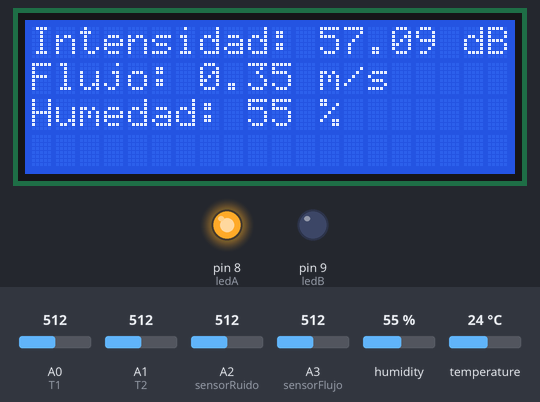
Simulated run of this sketch. Board: Arduino Uno, built with avr-gcc and run on an emulated ATmega328P. On the bench: 20×4 character LCD, output pins drawn as LEDs (lit = HIGH). The test bench sets the inputs (shaded band); at power-on: A0 (T1) = 512, A2 (sensorRuido) = 512, humidity 55 %, A1 (T2) = 512, A3 (sensorFlujo) = 512, temperature 24 °C. What the sketch prints to the serial monitor is not drawn.

Above: at 1.3 s.
1.4 s: A0 (T1) set to 223
At 1.59 s:
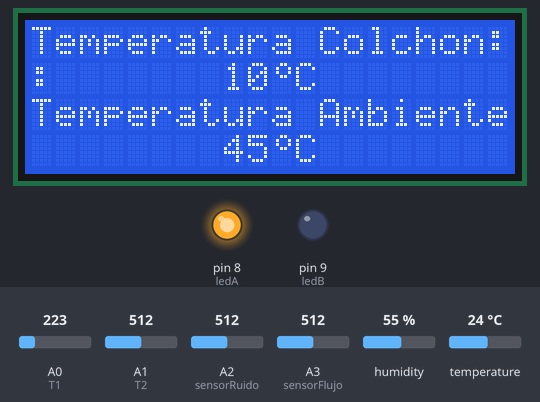
7.6 s: A0 (T1) set to 194
At 8.0 s:
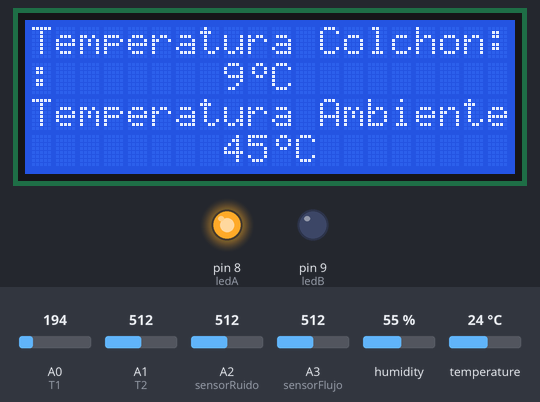
13.8 s: A2 (sensorRuido) set to 109
At 15.04 s:
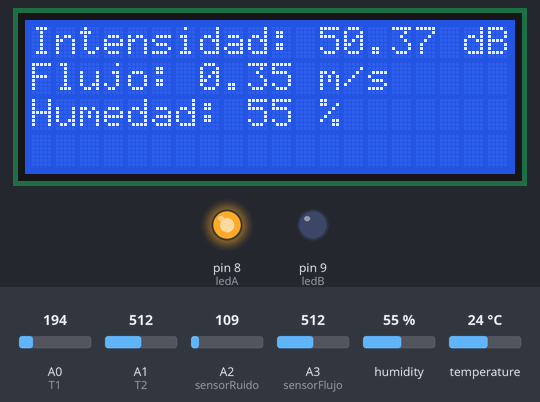
15.5 s: A2 (sensorRuido) set to 92
At 15.69 s:
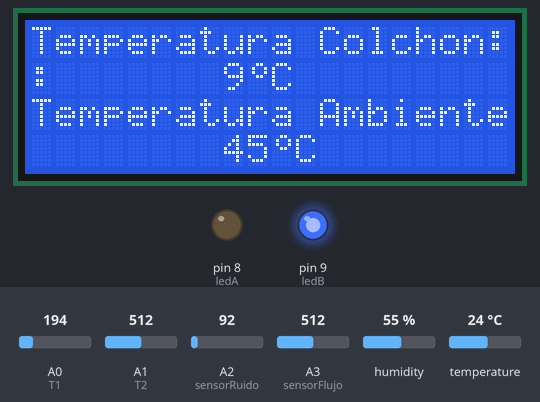
17.7 s: humidity set to 22 %
At 19.75 s:
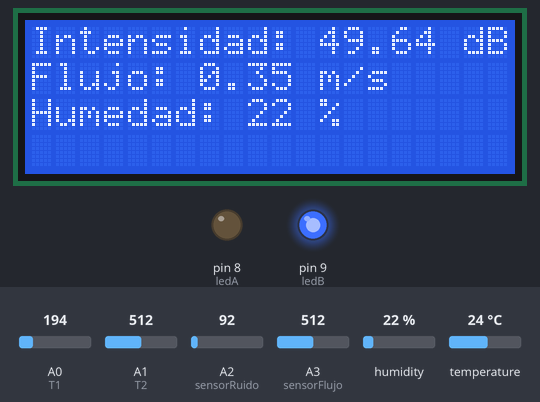
21.1 s: A1 (T2) set to 716
At 21.23 s:
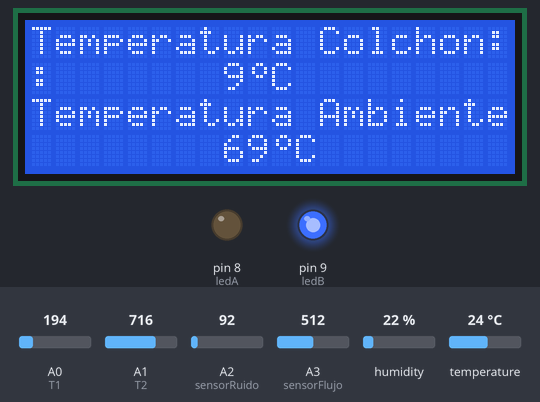
Timing chart, 0 to 23.6 s (numbered marks = the images above; inputs shaded):
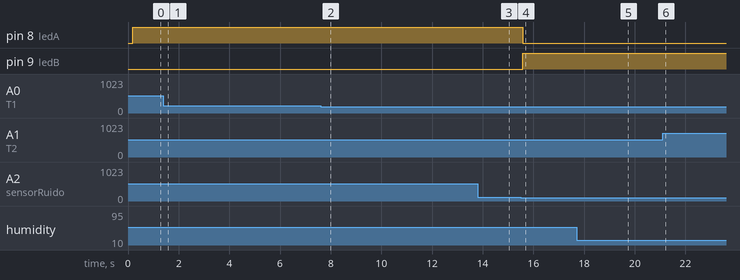

Measured:
- the behaviour switches between 100 and 99 on A2 (sensorRuido) (found by bisection; images 3 and 4)
- after the input at 1.4 s, the display: changes after 0.09 s (image 1)
- after the input at 7.6 s, the display: first differs from a run without the input after 0.30 s (image 2)
- after the input at 13.8 s, the display: first differs from a run without the input after 0.29 s (image 3)
- after the input at 15.5 s, pin 8 (ledA): HIGH → LOW after 0.08 s; pin 9 (ledB): LOW → HIGH after 0.08 s
- after the input at 17.7 s, the display: first differs from a run without the input after 1.9 s (image 5)
- after the input at 21.1 s, the display: changes at once (image 6)

The sketch:

Codigo_Analizador_de_incubadora.ino
```cpp
// Primero que todo incluimos la libreria del LCD
#include <LiquidCrystal.h>
// incluimos la libreria del sensor DHT
#include "DHT.h"

// Declaramos la variables
int temperatura1;   //temperatura del colchon que se va a imprimir
int temperatura2;   //temperatura del ambiente que se va a imprimir
int sensorAmbiente; //Variable lectura sensor de ambiente
int sensorValRuido; //Variable lectura sensor de ruido
double ruido;       //ruido que se va a imprimir
double flujo;       //flujo que se va a imprimir
int humedad;        //Humedad que se va a imprimir
//puerto serial virtual
char tx[40]; //arreglo char de 40 caracteres
String Stemperatura1;
String Stemperatura2;
String Sruido;
String Sflujo;
String Shumedad;

// Declaracion de pines
int T1 = A0;    //temperatura del colchol, Sensor PT100
int T2 = A1;    //temperatura del ambiente, Sensor
int sensorRuido = A2;   //pin del sensor de ruido
int sensorFlujo = A3;   //pin del sensor de Flujo
int sensorHumedad = 2;  //pin del sensor de humedad
const int ledB = 9;   //Pin led ruido bajo
const int ledA = 8;   //Pin led ruido alto
// pines de la LCD
int rs=12;
int en=11;
int d4=6;
int d5=5;
int d6=4;
int d7=3;

// Inicializa la pantalla
LiquidCrystal lcd (rs, en, d4, d5, d6, d7); // Inicializa la pantalla
DHT dht(sensorHumedad, DHT11);   // Inicializamos la libreria DHT

// el simbolo de ° en bits para que la pantalla lo reconozca y para el dinosaurio
byte simGrados[8] = {B00110,B01001,B01001,B00110,B00000,B00000,B00000,B00000};
byte chardino1[8] = {B00000,B00000,B00000,B00000,B10000,B10000,B11000,B11100};
byte chardino2[8] = {B00000,B00001,B00001,B00001,B00001,B00011,B01111,B11111};
byte chardino3[8] = {B11111,B10111,B11111,B11111,B11100,B11111,B11100,B11100};
byte chardino4[8] = {B10000,B11000,B11000,B11000,B00000,B10000,B00000,B00000};
byte chardino5[8] = {B11111,B11111,B01111,B00111,B00011,B00011,B00010,B00011};
byte chardino6[8] = {B11111,B11111,B11111,B11111,B10110,B00010,B00010,B00011};
byte chardino7[8] = {B11111,B11001,B10000,B00000,B00000,B00000,B00000,B00000};

void setup ()
{
  Serial.begin(9600); //Comunicacion serial 9600 (bits por segundo)
  // Darle el tamaño al LCD 20x4
  lcd.begin (20, 4);
  dht.begin();

  // Declaramos pines de entrada
  pinMode(INPUT,T1);
  pinMode(INPUT,T2);
  pinMode(INPUT,sensorRuido);
  pinMode(INPUT,sensorFlujo);

  // Declaramos pines de salida
  pinMode(ledB,OUTPUT);
  pinMode(ledA,OUTPUT);

  // Configurar por codigo el ADC; es decir en ves de trabajar a 5V
  analogReference(EXTERNAL);

  //lipiamos la LCD
  lcd.clear();
  // imprimimos los dinos
  dino1();
  dino2();
  // imprimimos presentacion
  lcd.setCursor(5, 0);
  lcd.print("Analizador");
  lcd.setCursor(9, 1);
  lcd.print("de");
  lcd.setCursor( 5, 2);
  lcd.print("Incubadora");
  lcd.setCursor( 5, 3);
  lcd.print("GALLIMIMUS");
  // damos una espera para que el mensaje se quede en la pantalla
  delay (100);
  //lipiamos la LCD
  lcd.clear();
}

int calcularTemperaturaColchon()
{
  // leemos el valor del sensor PT100
  int temperaturaPT100=analogRead(T1);
  // se convierte el valor del ADC al rango de trabajo
  temperaturaPT100=map(temperaturaPT100, 0,1023,0,50);
  // retornamos la temperatura calculada
  return temperaturaPT100;
}

int calcularTemperaturaAmbiente()
{
  // Leer Temperatura T2
  sensorAmbiente= analogRead(T2);
  int temperaturaAmbiente;
  // convertimos el valor leido en tension
  float voltaje =((sensorAmbiente/1023.0)*5);
  // convertimos la tension en temperatura
  temperaturaAmbiente=((voltaje-0.7)/0.04);
  // retornamos la temepratura del colchon
  return temperaturaAmbiente;
}

double calcularRuido()
{
  sensorValRuido = analogRead(sensorRuido);    //Lectura sensor

  if(sensorValRuido>0)
  {
    //Convertir los datos a dB
    long x=10*sensorValRuido;
    long y=100*x;
    double z=log10(y);
    double DB=10*z;

    //Si el ruido es menor a 50 dB encender led verde y apagar led rojo
    if(DB<50)
    {
      digitalWrite(ledB,HIGH);
      digitalWrite(ledA,LOW);
    }
    //Si el ruido es mayor o igual a 50 dB encender led rojo y apagar led verde
    if(DB>=50)
    {
      digitalWrite(ledB,LOW);
      digitalWrite(ledA,HIGH);
    }
    // retornamos el valor del ruido
    return DB;
  }
}

double calcularFlujo()
{
  // leemos el valor de flujo y lo convertimos el valor del ADC de 0 a 1023 en uno de 1 a 7
  double valFlujo=(analogRead(sensorFlujo))/146.28;
  // retornamos el valor del flujo
  return valFlujo;
}

int calcularHumedad()
{
  // leemos la humedad con ayuda de la libreria DHT
  int leerHumedad = dht.readHumidity();
  // retornamos la humedad
  return leerHumedad;
}

void dino1()
 {
  // creamos los simbolos para formar al dino
  lcd.createChar(1,chardino1);
  lcd.createChar(2,chardino2);
  lcd.createChar(3,chardino3);
  lcd.createChar(4,chardino4);
  lcd.createChar(5,chardino5);
  lcd.createChar(6,chardino6);
  lcd.createChar(7,chardino7);
  //  imprimimos el dino
  lcd.setCursor(0,1);
  lcd.write(1);
  lcd.setCursor(1,1);
  lcd.write(2);
  lcd.setCursor(2,1);
  lcd.write(3);
  lcd.setCursor(3,1);
  lcd.write(4);
  lcd.setCursor(0,2);
  lcd.write(5);
  lcd.setCursor(1,2);
  lcd.write(6);
  lcd.setCursor(2,2);
  lcd.write(7);
}

void dino2()
 {
  // creamos los simbolos para formar al dino
  lcd.createChar(1,chardino1);
  lcd.createChar(2,chardino2);
  lcd.createChar(3,chardino3);
  lcd.createChar(4,chardino4);
  lcd.createChar(5,chardino5);
  lcd.createChar(6,chardino6);
  lcd.createChar(7,chardino7);
  //  imprimimos el dino
  lcd.setCursor(16,1);
  lcd.write(1);
  lcd.setCursor(17,1);
  lcd.write(2);
  lcd.setCursor(18,1);
  lcd.write(3);
  lcd.setCursor(19,1);
  lcd.write(4);
  lcd.setCursor(16,2);
  lcd.write(5);
  lcd.setCursor(17,2);
  lcd.write(6);
  lcd.setCursor(18,2);
  lcd.write(7);
}


void loop()
{
  // Comando para crear el simbolo ° para la pantalla que se llama 1, tiene que ser un numero entreto entre 1 y 8
  lcd.createChar(1, simGrados);

  // Calcular Temperatura PT100
  temperatura1=calcularTemperaturaColchon();
  //Puerto serial virtual
  Serial.print(" T1: ");
  Serial.print(temperatura1);
  Serial.print( 1);
  Serial.print(" C");
  Serial.print('\r');

  // Calcular Temperatura Ambiente
  temperatura2=calcularTemperaturaAmbiente();
  Serial.print(" T2: ");
  Serial.print(temperatura2);
  Serial.print( 1);
  Serial.print(" C");
  Serial.print('\r');

  // Calcula el nivel de Ruido en dB
  ruido=calcularRuido();
  //Puerto serial virtual
  Serial.print(" R: ");
  Serial.print(ruido);
  Serial.print(" dB");
  Serial.print('\r');

  // Calculo del Flujo en m/s
  flujo=calcularFlujo();
  flujo=flujo/10;
  Serial.print(" F: ");
  Serial.print(flujo);
  Serial.print(" m/s");
  Serial.print('\r');

  // Calculo de la Humedad
  humedad=calcularHumedad();
  Serial.print(" H: ");
  Serial.print(humedad);
  Serial.print(" %");
  Serial.print('\r');

  // Imprimimos Informacion
  lcd.setCursor(0, 0);
  lcd.print("Temperatura Colchon:");
  lcd.setCursor(8, 1);
  lcd.print(temperatura1);
  //imprimimos el simbolo de ° que se llama 1
  lcd.write(1);
  lcd.print("C");

  lcd.setCursor(0, 2);
  lcd.print("Temperatura Ambiente:");
  lcd.setCursor(8, 3);
  lcd.print(temperatura2);
  //imprimimos el simbolo de ° que se llama 1
  lcd.write(1);
  lcd.print("C");

  // damos una espera para mostrar las temperaturas
  delay(200);
  //lipiamos la LCD
  lcd.clear();
  // imprimimos el ruido, flujo y la humedad
  lcd.setCursor(0,0);
  lcd.print("Intensidad: ");
  lcd.print(ruido);
  lcd.print(" dB");

  lcd.setCursor(0,1);
  lcd.print("Flujo: ");
  lcd.print(flujo);
  lcd.print(" m/s");

  lcd.setCursor(0, 2);
  lcd.print("Humedad: ");
  lcd.print(humedad);
  lcd.print(" %");
  // damos una espera para mostrar el ruido, flujo y la humedad
  delay(200);
  //lipiamos la LCD
  lcd.clear();
}
```
